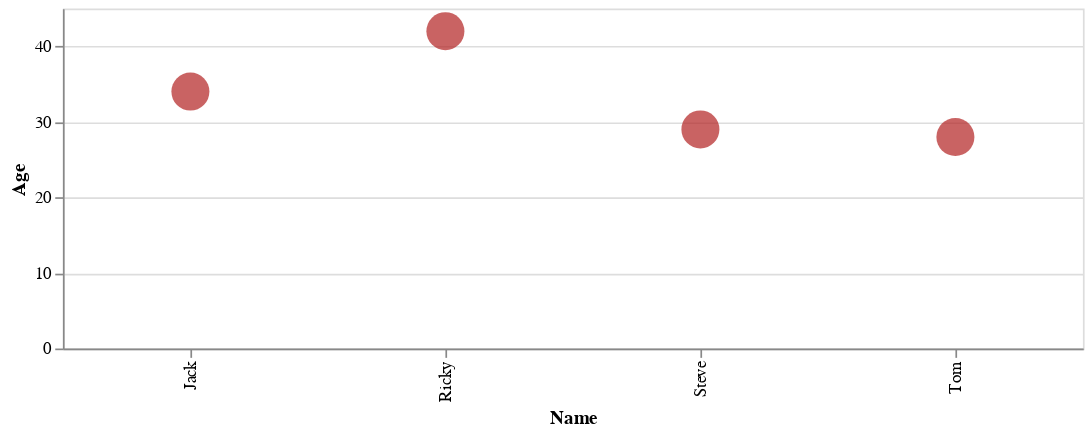

The cell this chart's notebook holds for it:
### Code cell
alt.Chart(df).mark_circle(color='firebrick', size=500).encode(     
   alt.Y('Age'),     
   alt.X('Name') 
).properties(
    width=600,
    height=200
)

### Figure 1 — Vega-Lite specification as saved in the notebook (floating-point values rounded to 4 significant figures)
{"config": {"view": {"continuousWidth": 300, "continuousHeight": 300}}, "data": {"name": "data-13751e22c775643ca2d691a436141937"}, "mark": {"type": "circle", "color": "firebrick", "size": 500}, "encoding": {"x": {"field": "Name", "type": "nominal"}, "y": {"field": "Age", "type": "quantitative"}}, "height": 200, "width": 600, "$schema": "https://vega.github.io/schema/vega-lite/v5.15.1.json", "datasets": {"data-13751e22c775643ca2d691a436141937": [{"Name": "Tom", "Age": 28}, {"Name": "Jack", "Age": 34}, {"Name": "Steve", "Age": 29}, {"Name": "Ricky", "Age": 42}]}}
